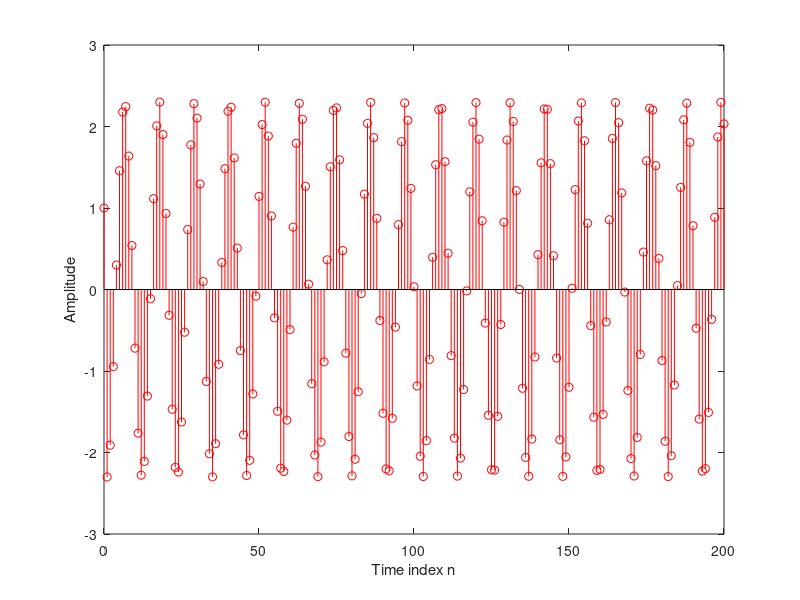

Recreate this plot in MATLAB.
clf;
num=[1 -4 3];
den=[1 -1.7 1];
N = 200;
h = impz(num, den, N+1);
parsum=0;
for k = 1:N+1;
    parsum = parsum + abs(h(k))
    if abs(h(k)) < 10^(-6), break, end
end

n = 0:N;
stem(n,h,'r')
xlabel('Time index n'); ylabel('Amplitude');
disp('Value=');disp(abs(h(k))); %Giá trị tại mẫu cuối cùng
%Hệ không ổn định vì nó tuần hoàn thì tới vô cùng vẫn có giá trị